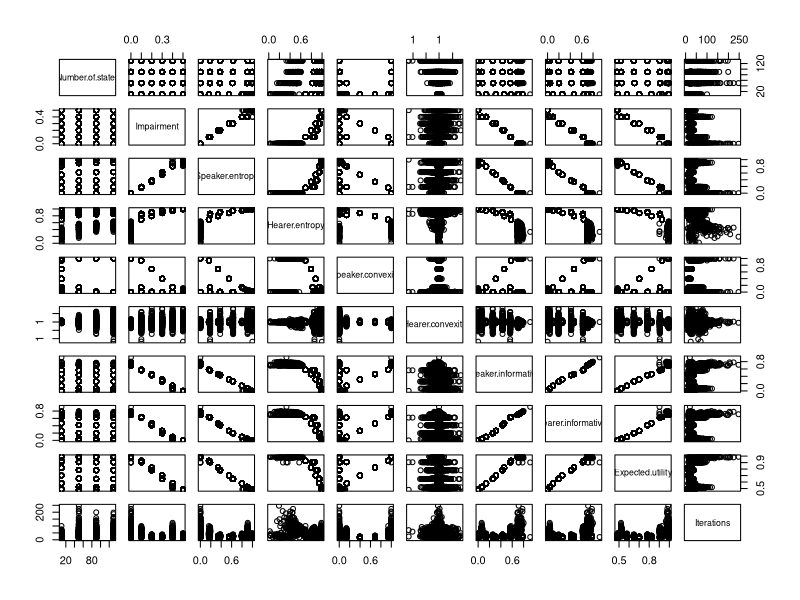
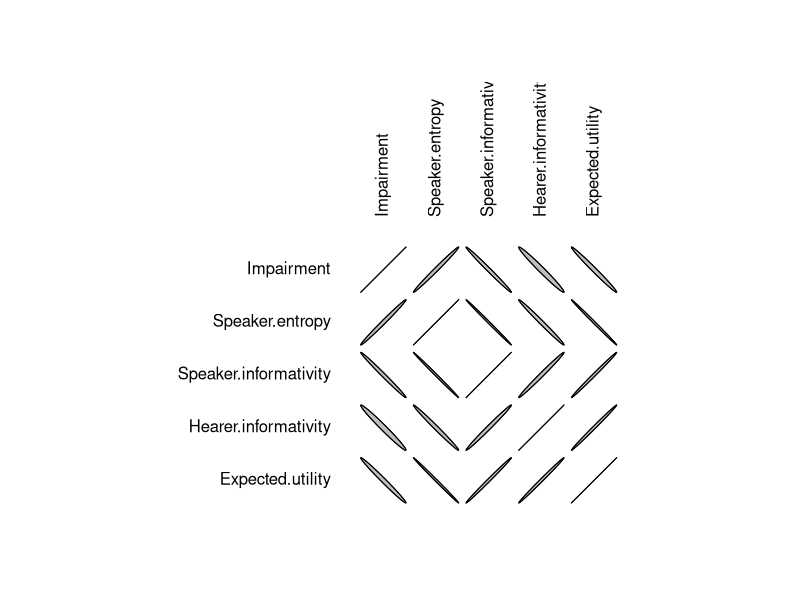
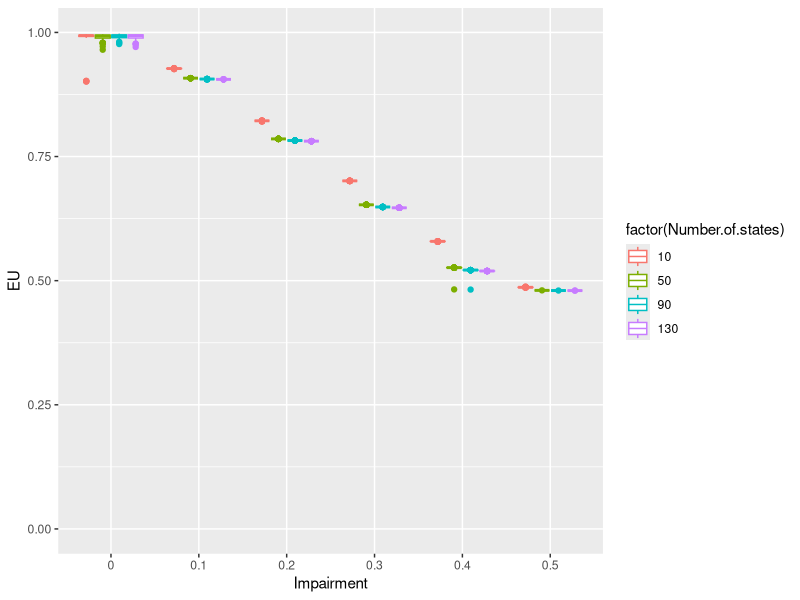

Recreate these plots in R, in order.
## ---- chunk 1

require('ellipse')
require('ggplot2')

data = read.csv('results/20140813-194306.csv', 
                colClasses=c('numeric','factor','numeric','numeric','numeric','factor','numeric','numeric','numeric','numeric','numeric','numeric','numeric','numeric','numeric','numeric','character','character'))

ds = data[,c(1,4,5,7:16)] # only relevant data

attach(ds)
## ---- chunk 2

pairs(~ Number.of.states + Impairment + Speaker.entropy + Hearer.entropy +
        Speaker.convexity + Hearer.convexity +
        Speaker.informativity + Hearer.informativity + Expected.utility + Iterations, data=ds)
## ---- chunk 3

dss = ds[,c(2,4,10,11,12)]

ctab <- cor(dss)

plotcorr(ctab)

# pairs(~ Impairment + Speaker.entropy +
#         Speaker.informativity + Hearer.informativity + Expected.utility, data=dss)
## ---- chunk 4

x = data

ggplot(x, aes(x=factor(Impairment), y=Expected.utility, color=factor(Number.of.states))) + geom_boxplot() + xlab('Impairment') + ylim(0, 1) + ylab(expression(EU))
